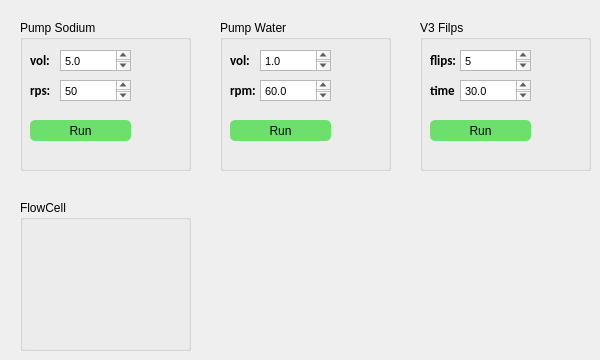
    <widget class="QWidget" name="Test">
     <attribute name="title">
      <string>Test</string>
     </attribute>
     <widget class="QGroupBox" name="groupBox_7">
      <property name="geometry">
       <rect>
        <x>20</x>
        <y>20</y>
        <width>171</width>
        <height>151</height>
       </rect>
      </property>
      <property name="title">
       <string>Pump Sodium</string>
      </property>
      <widget class="QLabel" name="label_8">
       <property name="geometry">
        <rect>
         <x>10</x>
         <y>30</y>
         <width>60</width>
         <height>20</height>
        </rect>
       </property>
       <property name="font">
        <font>
         <family>Calibri</family>
         <pointsize>10</pointsize>
         <weight>75</weight>
         <bold>true</bold>
        </font>
       </property>
       <property name="text">
        <string>vol:</string>
       </property>
      </widget>
      <widget class="QLabel" name="label_9">
       <property name="geometry">
        <rect>
         <x>10</x>
         <y>60</y>
         <width>60</width>
         <height>20</height>
        </rect>
       </property>
       <property name="font">
        <font>
         <family>Calibri</family>
         <pointsize>10</pointsize>
         <weight>75</weight>
         <bold>true</bold>
        </font>
       </property>
       <property name="text">
        <string>rps:</string>
       </property>
      </widget>
      <widget class="QTextEdit" name="cycles_2">
       <property name="geometry">
        <rect>
         <x>40</x>
         <y>30</y>
         <width>71</width>
         <height>21</height>
        </rect>
       </property>
       <property name="html">
        <string>&lt;!DOCTYPE HTML PUBLIC &quot;-//W3C//DTD HTML 4.0//EN&quot; &quot;http://www.w3.org/TR/REC-html40/strict.dtd&quot;&gt;
&lt;html&gt;&lt;head&gt;&lt;meta name=&quot;qrichtext&quot; content=&quot;1&quot; /&gt;&lt;style type=&quot;text/css&quot;&gt;
p, li { white-space: pre-wrap; }
&lt;/style&gt;&lt;/head&gt;&lt;body style=&quot; font-family:'MS Shell Dlg 2'; font-size:8.25pt; font-weight:400; font-style:normal;&quot;&gt;
&lt;p style=&quot; margin-top:0px; margin-bottom:0px; margin-left:0px; margin-right:0px; -qt-block-indent:0; text-indent:0px;&quot;&gt;5.0&lt;/p&gt;&lt;/body&gt;&lt;/html&gt;</string>
       </property>
       <property name="placeholderText">
        <string>1</string>
       </property>
      </widget>
      <widget class="QTextEdit" name="cycles_3">
       <property name="geometry">
        <rect>
         <x>40</x>
         <y>60</y>
         <width>71</width>
         <height>21</height>
        </rect>
       </property>
       <property name="html">
        <string>&lt;!DOCTYPE HTML PUBLIC &quot;-//W3C//DTD HTML 4.0//EN&quot; &quot;http://www.w3.org/TR/REC-html40/strict.dtd&quot;&gt;
&lt;html&gt;&lt;head&gt;&lt;meta name=&quot;qrichtext&quot; content=&quot;1&quot; /&gt;&lt;style type=&quot;text/css&quot;&gt;
p, li { white-space: pre-wrap; }
&lt;/style&gt;&lt;/head&gt;&lt;body style=&quot; font-family:'MS Shell Dlg 2'; font-size:8.25pt; font-weight:400; font-style:normal;&quot;&gt;
&lt;p style=&quot; margin-top:0px; margin-bottom:0px; margin-left:0px; margin-right:0px; -qt-block-indent:0; text-indent:0px;&quot;&gt;50&lt;/p&gt;&lt;/body&gt;&lt;/html&gt;</string>
       </property>
       <property name="placeholderText">
        <string>1</string>
       </property>
      </widget>
      <widget class="QPushButton" name="calibration_2">
       <property name="geometry">
        <rect>
         <x>10</x>
         <y>100</y>
         <width>101</width>
         <height>21</height>
        </rect>
       </property>
       <property name="styleSheet">
        <string notr="true">QPushButton{background:#6DDF6D;border-radius:5px;}QPushButton:hover{background:green;}</string>
       </property>
       <property name="text">
        <string>Run</string>
       </property>
      </widget>
     </widget>
     <widget class="QGroupBox" name="groupBox_8">
      <property name="geometry">
       <rect>
        <x>220</x>
        <y>20</y>
        <width>171</width>
        <height>151</height>
       </rect>
      </property>
      <property name="title">
       <string>Pump Water</string>
      </property>
      <widget class="QLabel" name="label_10">
       <property name="geometry">
        <rect>
         <x>10</x>
         <y>30</y>
         <width>60</width>
         <height>20</height>
        </rect>
       </property>
       <property name="font">
        <font>
         <family>Calibri</family>
         <pointsize>10</pointsize>
         <weight>75</weight>
         <bold>true</bold>
        </font>
       </property>
       <property name="text">
        <string>vol:</string>
       </property>
      </widget>
      <widget class="QLabel" name="label_11">
       <property name="geometry">
        <rect>
         <x>10</x>
         <y>60</y>
         <width>60</width>
         <height>20</height>
        </rect>
       </property>
       <property name="font">
        <font>
         <family>Calibri</family>
         <pointsize>10</pointsize>
         <weight>75</weight>
         <bold>true</bold>
        </font>
       </property>
       <property name="text">
        <string>rpm:</string>
       </property>
      </widget>
      <widget class="QTextEdit" name="cycles_4">
       <property name="geometry">
        <rect>
         <x>40</x>
         <y>30</y>
         <width>71</width>
         <height>21</height>
        </rect>
       </property>
       <property name="html">
        <string>&lt;!DOCTYPE HTML PUBLIC &quot;-//W3C//DTD HTML 4.0//EN&quot; &quot;http://www.w3.org/TR/REC-html40/strict.dtd&quot;&gt;
&lt;html&gt;&lt;head&gt;&lt;meta name=&quot;qrichtext&quot; content=&quot;1&quot; /&gt;&lt;style type=&quot;text/css&quot;&gt;
p, li { white-space: pre-wrap; }
&lt;/style&gt;&lt;/head&gt;&lt;body style=&quot; font-family:'MS Shell Dlg 2'; font-size:8.25pt; font-weight:400; font-style:normal;&quot;&gt;
&lt;p style=&quot; margin-top:0px; margin-bottom:0px; margin-left:0px; margin-right:0px; -qt-block-indent:0; text-indent:0px;&quot;&gt;1.0&lt;/p&gt;&lt;/body&gt;&lt;/html&gt;</string>
       </property>
       <property name="placeholderText">
        <string>1</string>
       </property>
      </widget>
      <widget class="QTextEdit" name="cycles_5">
       <property name="geometry">
        <rect>
         <x>40</x>
         <y>60</y>
         <width>71</width>
         <height>21</height>
        </rect>
       </property>
       <property name="html">
        <string>&lt;!DOCTYPE HTML PUBLIC &quot;-//W3C//DTD HTML 4.0//EN&quot; &quot;http://www.w3.org/TR/REC-html40/strict.dtd&quot;&gt;
&lt;html&gt;&lt;head&gt;&lt;meta name=&quot;qrichtext&quot; content=&quot;1&quot; /&gt;&lt;style type=&quot;text/css&quot;&gt;
p, li { white-space: pre-wrap; }
&lt;/style&gt;&lt;/head&gt;&lt;body style=&quot; font-family:'MS Shell Dlg 2'; font-size:8.25pt; font-weight:400; font-style:normal;&quot;&gt;
&lt;p style=&quot; margin-top:0px; margin-bottom:0px; margin-left:0px; margin-right:0px; -qt-block-indent:0; text-indent:0px;&quot;&gt;60.0&lt;/p&gt;&lt;/body&gt;&lt;/html&gt;</string>
       </property>
       <property name="placeholderText">
        <string>1</string>
       </property>
      </widget>
      <widget class="QPushButton" name="calibration_3">
       <property name="geometry">
        <rect>
         <x>10</x>
         <y>100</y>
         <width>101</width>
         <height>21</height>
        </rect>
       </property>
       <property name="styleSheet">
        <string notr="true">QPushButton{background:#6DDF6D;border-radius:5px;}QPushButton:hover{background:green;}</string>
       </property>
       <property name="text">
        <string>Run</string>
       </property>
      </widget>
     </widget>
     <widget class="QGroupBox" name="groupBox_9">
      <property name="geometry">
       <rect>
        <x>420</x>
        <y>20</y>
        <width>171</width>
        <height>151</height>
       </rect>
      </property>
      <property name="title">
       <string>V3 Filps</string>
      </property>
      <widget class="QLabel" name="label_12">
       <property name="geometry">
        <rect>
         <x>10</x>
         <y>30</y>
         <width>60</width>
         <height>20</height>
        </rect>
       </property>
       <property name="font">
        <font>
         <family>Calibri</family>
         <pointsize>10</pointsize>
         <weight>75</weight>
         <bold>true</bold>
        </font>
       </property>
       <property name="text">
        <string>flips:</string>
       </property>
      </widget>
      <widget class="QLabel" name="label_13">
       <property name="geometry">
        <rect>
         <x>10</x>
         <y>60</y>
         <width>60</width>
         <height>20</height>
        </rect>
       </property>
       <property name="font">
        <font>
         <family>Calibri</family>
         <pointsize>10</pointsize>
         <weight>75</weight>
         <bold>true</bold>
        </font>
       </property>
       <property name="text">
        <string>time</string>
       </property>
      </widget>
      <widget class="QTextEdit" name="cycles_6">
       <property name="geometry">
        <rect>
         <x>40</x>
         <y>30</y>
         <width>71</width>
         <height>21</height>
        </rect>
       </property>
       <property name="html">
        <string>&lt;!DOCTYPE HTML PUBLIC &quot;-//W3C//DTD HTML 4.0//EN&quot; &quot;http://www.w3.org/TR/REC-html40/strict.dtd&quot;&gt;
&lt;html&gt;&lt;head&gt;&lt;meta name=&quot;qrichtext&quot; content=&quot;1&quot; /&gt;&lt;style type=&quot;text/css&quot;&gt;
p, li { white-space: pre-wrap; }
&lt;/style&gt;&lt;/head&gt;&lt;body style=&quot; font-family:'MS Shell Dlg 2'; font-size:8.25pt; font-weight:400; font-style:normal;&quot;&gt;
&lt;p style=&quot; margin-top:0px; margin-bottom:0px; margin-left:0px; margin-right:0px; -qt-block-indent:0; text-indent:0px;&quot;&gt;5&lt;/p&gt;&lt;/body&gt;&lt;/html&gt;</string>
       </property>
       <property name="placeholderText">
        <string>1</string>
       </property>
      </widget>
      <widget class="QTextEdit" name="cycles_7">
       <property name="geometry">
        <rect>
         <x>40</x>
         <y>60</y>
         <width>71</width>
         <height>21</height>
        </rect>
       </property>
       <property name="html">
        <string>&lt;!DOCTYPE HTML PUBLIC &quot;-//W3C//DTD HTML 4.0//EN&quot; &quot;http://www.w3.org/TR/REC-html40/strict.dtd&quot;&gt;
&lt;html&gt;&lt;head&gt;&lt;meta name=&quot;qrichtext&quot; content=&quot;1&quot; /&gt;&lt;style type=&quot;text/css&quot;&gt;
p, li { white-space: pre-wrap; }
&lt;/style&gt;&lt;/head&gt;&lt;body style=&quot; font-family:'MS Shell Dlg 2'; font-size:8.25pt; font-weight:400; font-style:normal;&quot;&gt;
&lt;p style=&quot; margin-top:0px; margin-bottom:0px; margin-left:0px; margin-right:0px; -qt-block-indent:0; text-indent:0px;&quot;&gt;30.0&lt;/p&gt;&lt;/body&gt;&lt;/html&gt;</string>
       </property>
       <property name="placeholderText">
        <string>1</string>
       </property>
      </widget>
      <widget class="QPushButton" name="calibration_4">
       <property name="geometry">
        <rect>
         <x>10</x>
         <y>100</y>
         <width>101</width>
         <height>21</height>
        </rect>
       </property>
       <property name="styleSheet">
        <string notr="true">QPushButton{background:#6DDF6D;border-radius:5px;}QPushButton:hover{background:green;}</string>
       </property>
       <property name="text">
        <string>Run</string>
       </property>
      </widget>
     </widget>
     <widget class="QGroupBox" name="groupBox_10">
      <property name="geometry">
       <rect>
        <x>20</x>
        <y>200</y>
        <width>171</width>
        <height>151</height>
       </rect>
      </property>
      <property name="title">
       <string>FlowCell</string>
      </property>
     </widget>
    </widget>
